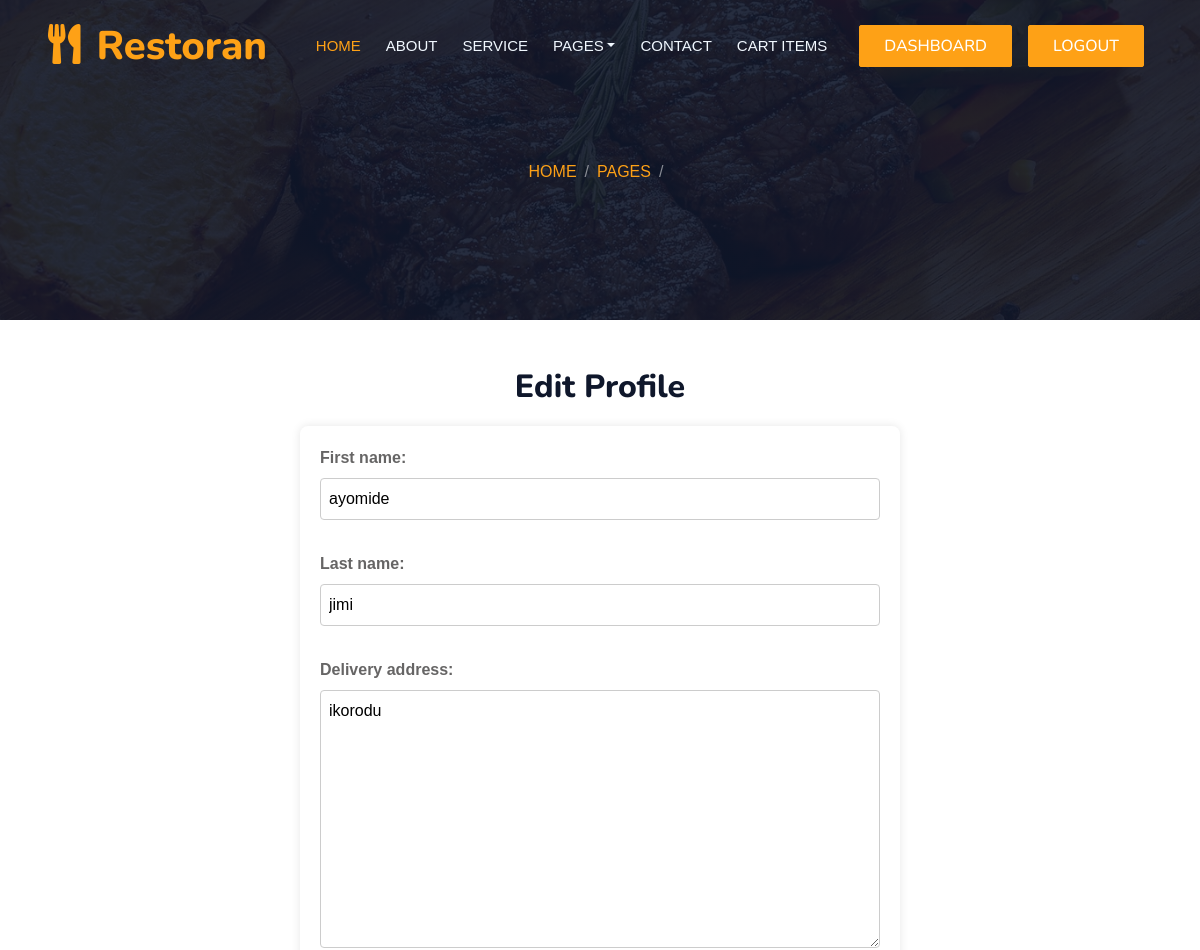
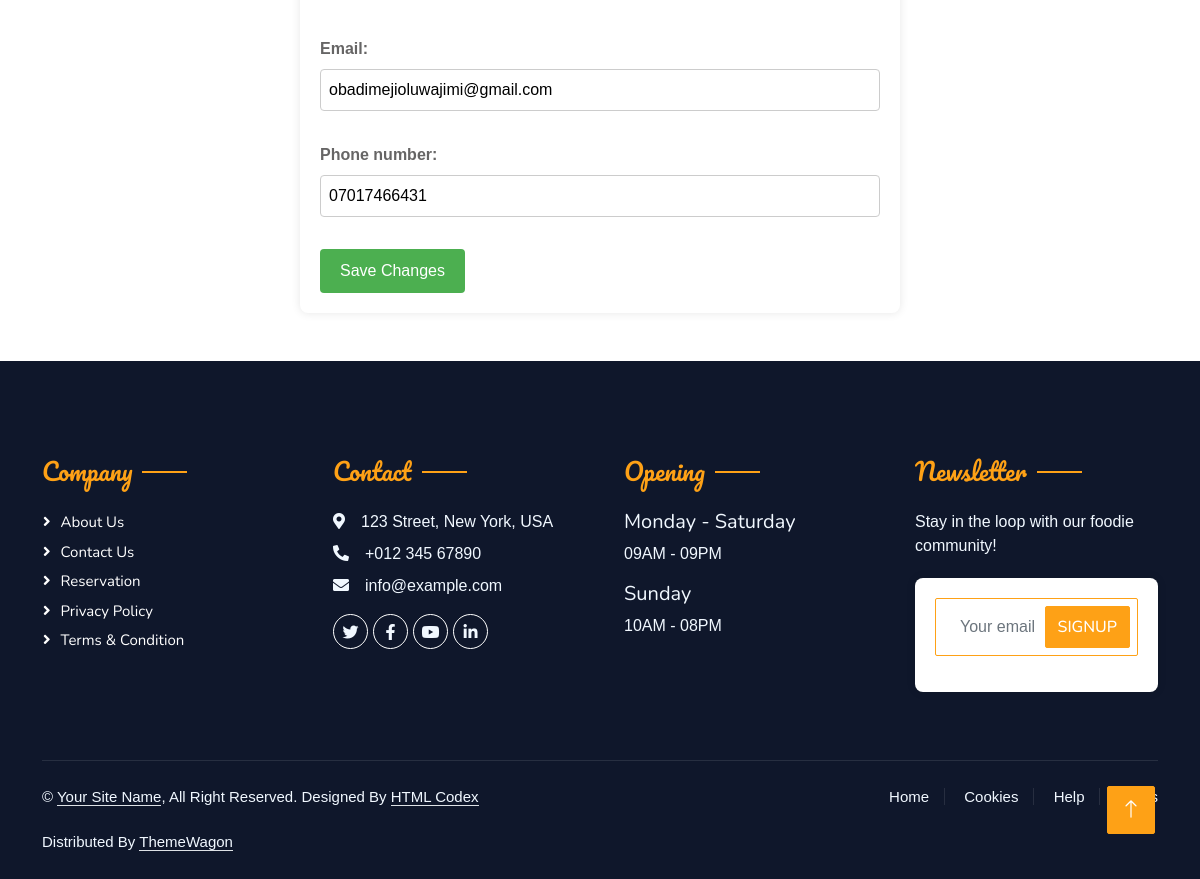
Page /editprofile/ (signed in) on the committed database (2 pictures, top to bottom).
### sitepages/models.py (models this page shows)
class UserProfile(models.Model):
    user = models.OneToOneField(User, on_delete=models.CASCADE)
    first_name = models.CharField(max_length=30)
    last_name = models.CharField(max_length=30)
    delivery_address = models.TextField()
    phone_number = models.CharField(max_length=15)
    email = models.EmailField()  # Include the email field

### sitepages/views.py (the view)
# urls.py: path('editprofile/', editprofile, name='editprofile'),
@login_required
def editprofile(request):
    user_profile = request.user.userprofile
    if request.method == 'POST':
        form = UserProfileForm(request.POST, instance=user_profile)
        if form.is_valid():
            form.save()
            return redirect('/profile')  # Redirect to the user's profile page
    else:
        form = UserProfileForm(instance=user_profile)
    return render(request, 'registration/editprofile.html', {'form': form})

### sitepages/forms.py
class UserProfileForm(forms.ModelForm):
    class Meta:
        model = UserProfile
        fields = ['first_name', 'last_name', 'delivery_address', 'email', 'phone_number']

### templates/registration/editprofile.html (shortened to what this page needs)
{% extends 'sitepages/base2.html'%}
{%load static%}
{%block aboutpage_content%}
            <div class="container-xxl py-5 bg-dark hero-header mb-5">
                <div class="container text-center my-5 pt-5 pb-4">
                    <nav aria-label="breadcrumb">
                        <ol class="breadcrumb justify-content-center text-uppercase">
                            <li class="breadcrumb-item"><a href="/">Home</a></li>
                            <li class="breadcrumb-item"><a href="#">Pages</a></li>
                            <li class="breadcrumb-item text-white active" aria-current="page">{{pslug}}</li>
                        </ol>
                    </nav>
                </div>
            </div>
        </div>
   <h2>Edit Profile</h2>
   <form method="POST">
     {{ form.as_p }}
     <button type="submit">Save Changes</button>
   </form>
{% endblock %}

### static/css/style.css (style rules this page uses)
:root { --primary: #FEA116; --light: #F1F8FF; --dark: #0F172B; }
.hero-header { background: linear-gradient(rgba(15, 23, 43, .9), rgba(15, 23, 43, .9)), url(../img/bg-hero.jpg); background-position: center center; background-repeat: no-repeat; background-size: cover; }
.breadcrumb-item + .breadcrumb-item::before { color: rgba(255, 255, 255, .5); }

### templates/registration/editprofile.html (style rules this page uses)
body { font-family: Arial, sans-serif; background-color: #f4f4f4; margin: 0; padding: 0; }
form { max-width: 600px; margin: 20px auto; background-color: #fff; padding: 20px; border-radius: 8px; box-shadow: 0 0 10px rgba(0, 0, 0, 0.1); }
label { display: block; margin-bottom: 8px; font-weight: bold; }
input, textarea { width: 100%; padding: 8px; margin-bottom: 16px; box-sizing: border-box; border: 1px solid #ccc; border-radius: 4px; }
button { background-color: #4caf50; color: #fff; padding: 10px 20px; border: none; border-radius: 4px; cursor: pointer; font-size: 16px; }
h2 { text-align: center; }

### rows in the picture
UserProfile: first_name "ayomide", last_name "jimi", delivery_address "ikorodu", email "obadimejioluwajimi@gmail.com", phone_number "07017466431"
